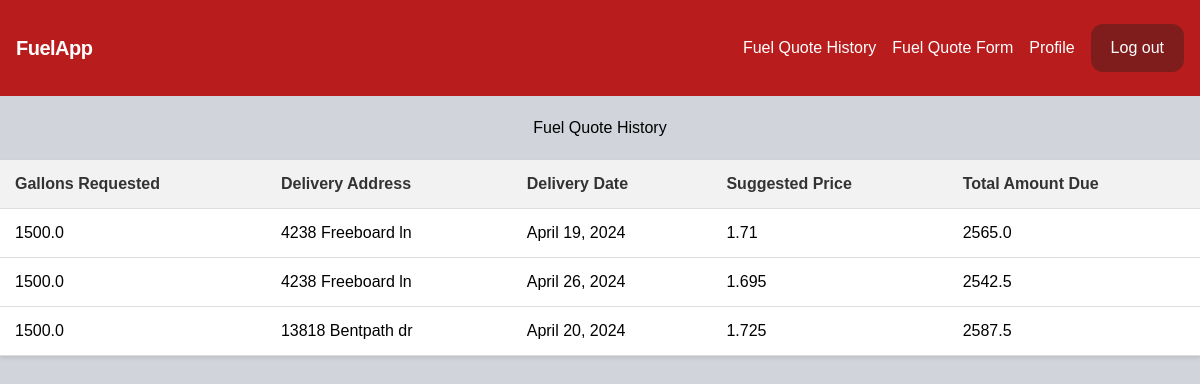
The app's page /FQH/ (signed in) with its own data.
### core/models.py (models this page shows)
class FuelQuote(models.Model):
    gallons_requested = models.FloatField()
    delivery_address = models.CharField(max_length=100)
    delivery_date = models.DateField()
    suggested_price = models.FloatField(blank=True, null=True, editable=False)
    total_amount_due = models.FloatField(blank=True, null=True, editable=False)

### core/views.py (the view)
# urls.py: path('FQH/', views.FQH, name='FQH'),
def FQH(request):
    fuel_quotes = FuelQuote.objects.all()
    return render(request, 'core/FQH.html', {'fuel_quotes': fuel_quotes})

### core/templates/core/FQH.html (shortened to what this page needs)
{% extends 'core/base.html' %}
{% block content %}
<!DOCTYPE html>
<html lang="en">
<head>
</head>
<body>
    <h1>Fuel Quote History</h1>
    <table>
        <thead>
            <tr>
                <th>Gallons Requested</th>
                <th>Delivery Address</th>
                <th>Delivery Date</th>
                <th>Suggested Price</th>
                <th>Total Amount Due</th>
            </tr>
        </thead>
        <tbody>
            {% for fuel_quote in fuel_quotes %}
            <tr>
                <td>{{ fuel_quote.gallons_requested }}</td>
                <td>{{ fuel_quote.delivery_address }}</td>
                <td>{{ fuel_quote.delivery_date }}</td>
                <td>{{ fuel_quote.suggested_price }}</td>
                <td>{{ fuel_quote.total_amount_due }}</td>
            </tr>
            {% endfor %}
        </tbody>
    </table>
</body>
</html>
{% endblock %}

### core/templates/core/FQH.html (style rules this page uses)
body { font-family: Arial, sans-serif; background-color: #f4f4f4; margin: 0; padding: 0px; }
h1 { text-align: center; margin-top: 20px; margin-bottom: 20px; }
table { width: 100%; border-collapse: collapse; margin-top: 20px; background-color: #fff; box-shadow: 0 2px 4px rgba(0, 0, 0, 0.1); }
th, td { padding: 12px 15px; text-align: left; border-bottom: 1px solid #ddd; }
th { background-color: #f2f2f2; color: #333; font-weight: bold; }

### records on screen
FuelQuote: gallons_requested "1500.0", delivery_address "4238 Freeboard ln", delivery_date "April 19, 2024", suggested_price "1.71", total_amount_due "2565.0"
FuelQuote: gallons_requested "1500.0", delivery_address "4238 Freeboard ln", delivery_date "April 26, 2024", suggested_price "1.695", total_amount_due "2542.5"
FuelQuote: gallons_requested "1500.0", delivery_address "13818 Bentpath dr", delivery_date "April 20, 2024", suggested_price "1.725", total_amount_due "2587.5"
